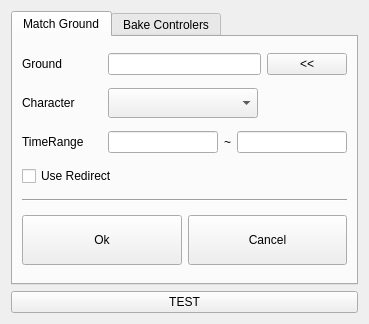
<?xml version="1.0" encoding="UTF-8"?>
<ui version="4.0">
 <class>Form</class>
 <widget class="QWidget" name="Form">
  <property name="geometry">
   <rect>
    <x>0</x>
    <y>0</y>
    <width>369</width>
    <height>324</height>
   </rect>
  </property>
  <property name="windowTitle">
   <string>Form</string>
  </property>
  <layout class="QGridLayout" name="gridLayout">
   <item row="0" column="0">
    <widget class="QTabWidget" name="tabWidget">
     <property name="currentIndex">
      <number>0</number>
     </property>
     <widget class="QWidget" name="tab">
      <attribute name="title">
       <string>Match Ground</string>
      </attribute>
      <layout class="QVBoxLayout" name="verticalLayout">
       <item>
        <layout class="QHBoxLayout" name="horizontalLayout">
         <item>
          <widget class="QLabel" name="label">
           <property name="minimumSize">
            <size>
             <width>80</width>
             <height>0</height>
            </size>
           </property>
           <property name="text">
            <string>Ground</string>
           </property>
          </widget>
         </item>
         <item>
          <widget class="QLineEdit" name="groundObject_lineEdit">
           <property name="minimumSize">
            <size>
             <width>150</width>
             <height>0</height>
            </size>
           </property>
          </widget>
         </item>
         <item>
          <widget class="QPushButton" name="addGround_Btn">
           <property name="text">
            <string>&lt;&lt;</string>
           </property>
          </widget>
         </item>
        </layout>
       </item>
       <item>
        <layout class="QHBoxLayout" name="horizontalLayout_2">
         <item>
          <widget class="QLabel" name="label_2">
           <property name="minimumSize">
            <size>
             <width>80</width>
             <height>0</height>
            </size>
           </property>
           <property name="text">
            <string>Character</string>
           </property>
          </widget>
         </item>
         <item>
          <widget class="QComboBox" name="characters_comboBox">
           <property name="minimumSize">
            <size>
             <width>150</width>
             <height>30</height>
            </size>
           </property>
          </widget>
         </item>
         <item>
          <spacer name="horizontalSpacer">
           <property name="orientation">
            <enum>Qt::Horizontal</enum>
           </property>
           <property name="sizeHint" stdset="0">
            <size>
             <width>40</width>
             <height>20</height>
            </size>
           </property>
          </spacer>
         </item>
        </layout>
       </item>
       <item>
        <layout class="QHBoxLayout" name="horizontalLayout_4">
         <item>
          <widget class="QLabel" name="label_3">
           <property name="minimumSize">
            <size>
             <width>80</width>
             <height>0</height>
            </size>
           </property>
           <property name="text">
            <string>TimeRange</string>
           </property>
          </widget>
         </item>
         <item>
          <widget class="QLineEdit" name="minTime_lineEdit"/>
         </item>
         <item>
          <widget class="QLabel" name="label_4">
           <property name="text">
            <string>~</string>
           </property>
          </widget>
         </item>
         <item>
          <widget class="QLineEdit" name="maxTime_lineEdit"/>
         </item>
        </layout>
       </item>
       <item>
        <widget class="QCheckBox" name="useRedirect_checkBox">
         <property name="text">
          <string>Use Redirect</string>
         </property>
        </widget>
       </item>
       <item>
        <widget class="Line" name="line">
         <property name="orientation">
          <enum>Qt::Horizontal</enum>
         </property>
        </widget>
       </item>
       <item>
        <layout class="QHBoxLayout" name="horizontalLayout_3">
         <item>
          <widget class="QPushButton" name="ok_Btn">
           <property name="minimumSize">
            <size>
             <width>100</width>
             <height>50</height>
            </size>
           </property>
           <property name="text">
            <string>Ok</string>
           </property>
          </widget>
         </item>
         <item>
          <widget class="QPushButton" name="cancel_Btn">
           <property name="minimumSize">
            <size>
             <width>100</width>
             <height>50</height>
            </size>
           </property>
           <property name="text">
            <string>Cancel</string>
           </property>
          </widget>
         </item>
        </layout>
       </item>
      </layout>
     </widget>
     <widget class="QWidget" name="tab_2">
      <attribute name="title">
       <string>Bake Controlers</string>
      </attribute>
      <layout class="QVBoxLayout" name="verticalLayout_2">
       <item>
        <layout class="QHBoxLayout" name="horizontalLayout_5">
         <item>
          <widget class="QLabel" name="label_5">
           <property name="maximumSize">
            <size>
             <width>80</width>
             <height>16777215</height>
            </size>
           </property>
           <property name="text">
            <string>Character : </string>
           </property>
          </widget>
         </item>
         <item>
          <widget class="QComboBox" name="bakeCharacter_comboBox">
           <property name="minimumSize">
            <size>
             <width>0</width>
             <height>30</height>
            </size>
           </property>
          </widget>
         </item>
        </layout>
       </item>
       <item>
        <spacer name="verticalSpacer">
         <property name="orientation">
          <enum>Qt::Vertical</enum>
         </property>
         <property name="sizeHint" stdset="0">
          <size>
           <width>20</width>
           <height>40</height>
          </size>
         </property>
        </spacer>
       </item>
       <item>
        <widget class="QLabel" name="label_6">
         <property name="font">
          <font>
           <pointsize>14</pointsize>
          </font>
         </property>
         <property name="text">
          <string>Select Character Rig</string>
         </property>
        </widget>
       </item>
       <item>
        <widget class="QLabel" name="label_7">
         <property name="font">
          <font>
           <pointsize>14</pointsize>
          </font>
         </property>
         <property name="text">
          <string>&amp; Press Bake Button</string>
         </property>
        </widget>
       </item>
       <item>
        <layout class="QHBoxLayout" name="horizontalLayout_6">
         <item>
          <widget class="QPushButton" name="doBake_Btn">
           <property name="minimumSize">
            <size>
             <width>0</width>
             <height>50</height>
            </size>
           </property>
           <property name="text">
            <string>Bake</string>
           </property>
          </widget>
         </item>
         <item>
          <widget class="QPushButton" name="cancelBake_Btn">
           <property name="minimumSize">
            <size>
             <width>0</width>
             <height>50</height>
            </size>
           </property>
           <property name="text">
            <string>Cancel</string>
           </property>
          </widget>
         </item>
        </layout>
       </item>
      </layout>
     </widget>
    </widget>
   </item>
   <item row="1" column="0">
    <widget class="QPushButton" name="test_button">
     <property name="text">
      <string>TEST</string>
     </property>
    </widget>
   </item>
  </layout>
 </widget>
 <resources/>
 <connections/>
</ui>
